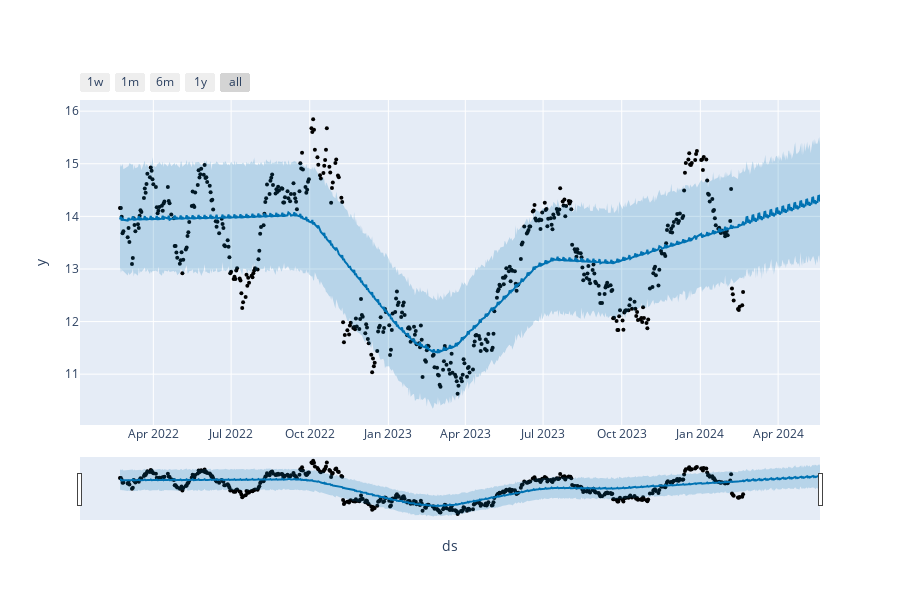

Here is the notebook cell this chart was saved with:
### Code cell
plot_plotly(modelo, previsoes)

### Figure 1 — Plotly figure (JSON) as saved in the notebook; plotly's stock layout.template omitted (floating-point values rounded to 4 significant figures; data arrays with more than 128 entries replaced by an {"elided": "..."} marker saying what was removed)
{"data": [{"marker": {"color": "black", "size": 4}, "mode": "markers", "name": "Actual", "type": "scatter", "x": {"elided": "497 str values"}, "y": {"elided": "497 float values"}}, {"hoverinfo": "skip", "line": {"width": 0}, "mode": "lines", "type": "scatter", "x": {"elided": "587 str values"}, "y": {"elided": "587 float values"}}, {"fill": "tonexty", "fillcolor": "rgba(0, 114, 178, 0.2)", "line": {"color": "#0072B2", "width": 2}, "mode": "lines", "name": "Predicted", "type": "scatter", "x": {"elided": "587 str values"}, "y": {"elided": "587 float values"}}, {"fill": "tonexty", "fillcolor": "rgba(0, 114, 178, 0.2)", "hoverinfo": "skip", "line": {"width": 0}, "mode": "lines", "type": "scatter", "x": {"elided": "587 str values"}, "y": {"elided": "587 float values"}}], "layout": {"height": 600, "showlegend": false, "width": 900, "xaxis": {"rangeselector": {"buttons": [{"count": 7, "label": "1w", "step": "day", "stepmode": "backward"}, {"count": 1, "label": "1m", "step": "month", "stepmode": "backward"}, {"count": 6, "label": "6m", "step": "month", "stepmode": "backward"}, {"count": 1, "label": "1y", "step": "year", "stepmode": "backward"}, {"step": "all"}]}, "rangeslider": {"visible": true}, "title": {"text": "ds"}, "type": "date"}, "yaxis": {"title": {"text": "y"}}}}
